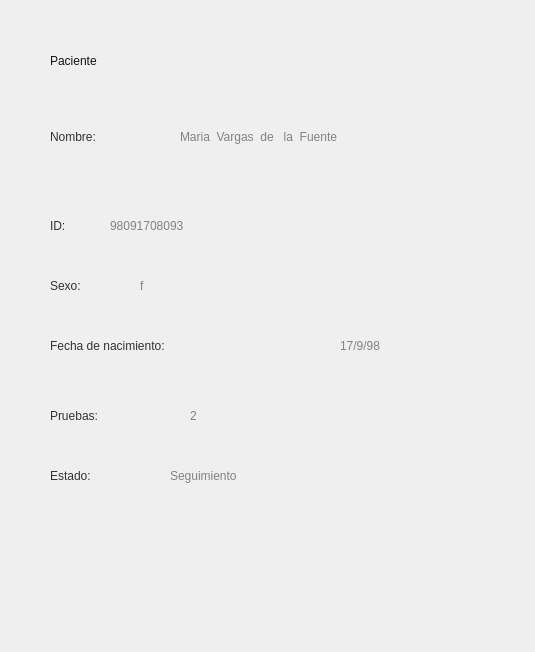
   <widget class="QWidget" name="widget_paciente_datos" native="true">
    <property name="geometry">
     <rect>
      <x>4280</x>
      <y>20</y>
      <width>535</width>
      <height>652</height>
     </rect>
    </property>
    <property name="styleSheet">
     <string notr="true">border-image: url(:/icons/ventana_emergente_4.png);</string>
    </property>
    <widget class="QLabel" name="l_paciente_datos_nombre">
     <property name="geometry">
      <rect>
       <x>180</x>
       <y>130</y>
       <width>311</width>
       <height>81</height>
      </rect>
     </property>
     <property name="styleSheet">
      <string notr="true">border-image: url(:/icons/fondo_transparente.png);
font: 20pt &quot;Alegreya Sans&quot;;
color: rgb(130, 130, 130);</string>
     </property>
     <property name="text">
      <string>Maria  Vargas  de   la  Fuente</string>
     </property>
     <property name="scaledContents">
      <bool>true</bool>
     </property>
     <property name="alignment">
      <set>Qt::AlignLeading|Qt::AlignLeft|Qt::AlignTop</set>
     </property>
    </widget>
    <widget class="QLabel" name="l_paciente_datos_ID">
     <property name="geometry">
      <rect>
       <x>110</x>
       <y>210</y>
       <width>221</width>
       <height>31</height>
      </rect>
     </property>
     <property name="styleSheet">
      <string notr="true">border-image: url(:/icons/fondo_transparente.png);
font: 20pt &quot;Alegreya Sans&quot;;
color: rgb(130, 130, 130);</string>
     </property>
     <property name="text">
      <string>98091708093</string>
     </property>
    </widget>
    <widget class="QLabel" name="l_paciente_datos_sexo">
     <property name="geometry">
      <rect>
       <x>140</x>
       <y>270</y>
       <width>171</width>
       <height>31</height>
      </rect>
     </property>
     <property name="styleSheet">
      <string notr="true">border-image: url(:/icons/fondo_transparente.png);
font: 20pt &quot;Alegreya Sans&quot;;
color: rgb(130, 130, 130);</string>
     </property>
     <property name="text">
      <string>f</string>
     </property>
    </widget>
    <widget class="QLabel" name="l_paciente_datos_fecha_nacimiento">
     <property name="geometry">
      <rect>
       <x>340</x>
       <y>330</y>
       <width>161</width>
       <height>31</height>
      </rect>
     </property>
     <property name="styleSheet">
      <string notr="true">border-image: url(:/icons/fondo_transparente.png);
font: 20pt &quot;Alegreya Sans&quot;;
color: rgb(130, 130, 130);</string>
     </property>
     <property name="text">
      <string>17/9/98</string>
     </property>
    </widget>
    <widget class="QLabel" name="l_paciente_datos_pruebas">
     <property name="geometry">
      <rect>
       <x>190</x>
       <y>400</y>
       <width>61</width>
       <height>31</height>
      </rect>
     </property>
     <property name="styleSheet">
      <string notr="true">border-image: url(:/icons/fondo_transparente.png);
font: 20pt &quot;Alegreya Sans&quot;;
color: rgb(130, 130, 130);</string>
     </property>
     <property name="text">
      <string>2</string>
     </property>
    </widget>
    <widget class="QLabel" name="l_paciente_datos_estado">
     <property name="geometry">
      <rect>
       <x>170</x>
       <y>460</y>
       <width>211</width>
       <height>31</height>
      </rect>
     </property>
     <property name="styleSheet">
      <string notr="true">border-image: url(:/icons/fondo_transparente.png);
font: 20pt &quot;Alegreya Sans&quot;;
color: rgb(130, 130, 130);</string>
     </property>
     <property name="text">
      <string>Seguimiento</string>
     </property>
    </widget>
    <widget class="QLabel_Button" name="pb_widget_paciente_datos_Borrar_paciente">
     <property name="geometry">
      <rect>
       <x>350</x>
       <y>40</y>
       <width>123</width>
       <height>44</height>
      </rect>
     </property>
     <property name="styleSheet">
      <string notr="true">
border-image: url(:/icons/ventana_emergente_4_boton_1.png);</string>
     </property>
     <property name="text">
      <string/>
     </property>
    </widget>
    <widget class="QLabel" name="label_4">
     <property name="geometry">
      <rect>
       <x>50</x>
       <y>40</y>
       <width>151</width>
       <height>41</height>
      </rect>
     </property>
     <property name="styleSheet">
      <string notr="true">border-image: url(:/icons/fondo_transparente.png);
font: 81 20pt &quot;Alegreya Sans SC ExtraBold&quot;;
font: 24pt &quot;Alegreya Sans&quot;;
color: rgb(20, 20, 20);</string>
     </property>
     <property name="text">
      <string>Paciente</string>
     </property>
    </widget>
    <widget class="QLabel" name="label_9">
     <property name="geometry">
      <rect>
       <x>50</x>
       <y>80</y>
       <width>70</width>
       <height>5</height>
      </rect>
     </property>
     <property name="styleSheet">
      <string notr="true">border-image: url(:/icons/filete.png);</string>
     </property>
     <property name="text">
      <string/>
     </property>
    </widget>
    <widget class="QLabel" name="label_43">
     <property name="geometry">
      <rect>
       <x>50</x>
       <y>210</y>
       <width>61</width>
       <height>31</height>
      </rect>
     </property>
     <property name="styleSheet">
      <string notr="true">border-image: url(:/icons/fondo_transparente.png);
font: 57 14pt &quot;Alegreya Sans Medium&quot;;
font: 20pt &quot;Alegreya Sans&quot;;
color: rgb(50, 50, 50);</string>
     </property>
     <property name="text">
      <string>ID:</string>
     </property>
    </widget>
    <widget class="QLabel" name="label_76">
     <property name="geometry">
      <rect>
       <x>50</x>
       <y>130</y>
       <width>131</width>
       <height>81</height>
      </rect>
     </property>
     <property name="styleSheet">
      <string notr="true">border-image: url(:/icons/fondo_transparente.png);
font: 57 14pt &quot;Alegreya Sans Medium&quot;;
font: 20pt &quot;Alegreya Sans&quot;;
color: rgb(50, 50, 50);</string>
     </property>
     <property name="text">
      <string>Nombre:</string>
     </property>
     <property name="alignment">
      <set>Qt::AlignLeading|Qt::AlignLeft|Qt::AlignTop</set>
     </property>
    </widget>
    <widget class="QLabel" name="label_77">
     <property name="geometry">
      <rect>
       <x>50</x>
       <y>270</y>
       <width>81</width>
       <height>31</height>
      </rect>
     </property>
     <property name="styleSheet">
      <string notr="true">border-image: url(:/icons/fondo_transparente.png);
font: 57 14pt &quot;Alegreya Sans Medium&quot;;
font: 20pt &quot;Alegreya Sans&quot;;
color: rgb(50, 50, 50);</string>
     </property>
     <property name="text">
      <string>Sexo:</string>
     </property>
    </widget>
    <widget class="QLabel" name="label_78">
     <property name="geometry">
      <rect>
       <x>50</x>
       <y>330</y>
       <width>271</width>
       <height>31</height>
      </rect>
     </property>
     <property name="styleSheet">
      <string notr="true">border-image: url(:/icons/fondo_transparente.png);
font: 57 14pt &quot;Alegreya Sans Medium&quot;;
font: 20pt &quot;Alegreya Sans&quot;;
color: rgb(50, 50, 50);</string>
     </property>
     <property name="text">
      <string>Fecha de nacimiento:</string>
     </property>
    </widget>
    <widget class="QLabel" name="label_79">
     <property name="geometry">
      <rect>
       <x>50</x>
       <y>400</y>
       <width>121</width>
       <height>31</height>
      </rect>
     </property>
     <property name="styleSheet">
      <string notr="true">border-image: url(:/icons/fondo_transparente.png);
font: 57 14pt &quot;Alegreya Sans Medium&quot;;
font: 20pt &quot;Alegreya Sans&quot;;
color: rgb(50, 50, 50);</string>
     </property>
     <property name="text">
      <string>Pruebas:</string>
     </property>
    </widget>
    <widget class="QLabel" name="label_92">
     <property name="geometry">
      <rect>
       <x>50</x>
       <y>460</y>
       <width>101</width>
       <height>31</height>
      </rect>
     </property>
     <property name="styleSheet">
      <string notr="true">border-image: url(:/icons/fondo_transparente.png);
font: 57 14pt &quot;Alegreya Sans Medium&quot;;
font: 20pt &quot;Alegreya Sans&quot;;
color: rgb(50, 50, 50);</string>
     </property>
     <property name="text">
      <string>Estado:</string>
     </property>
    </widget>
    <widget class="QLabel_Button" name="pb_widget_paciente_datos_Ver_Registro_2">
     <property name="geometry">
      <rect>
       <x>20</x>
       <y>490</y>
       <width>241</width>
       <height>121</height>
      </rect>
     </property>
     <property name="styleSheet">
      <string notr="true">
border-image: url(:/icons/fondo_transparente.png);</string>
     </property>
     <property name="text">
      <string/>
     </property>
    </widget>
    <widget class="QLabel_Button" name="pb_widget_paciente_datos_Ver_Registro">
     <property name="geometry">
      <rect>
       <x>70</x>
       <y>540</y>
       <width>132</width>
       <height>28</height>
      </rect>
     </property>
     <property name="styleSheet">
      <string notr="true">
border-image: url(:/icons/ventana_emergente_4_boton_2.png);</string>
     </property>
     <property name="text">
      <string/>
     </property>
    </widget>
    <widget class="QLabel_Button" name="pb_widget_paciente_datos_Nuevo_Test_2">
     <property name="geometry">
      <rect>
       <x>270</x>
       <y>490</y>
       <width>231</width>
       <height>121</height>
      </rect>
     </property>
     <property name="styleSheet">
      <string notr="true">
border-image: url(:/icons/fondo_transparente.png);</string>
     </property>
     <property name="text">
      <string/>
     </property>
    </widget>
    <widget class="QLabel_Button" name="pb_widget_paciente_datos_Nuevo_Test">
     <property name="geometry">
      <rect>
       <x>330</x>
       <y>540</y>
       <width>112</width>
       <height>28</height>
      </rect>
     </property>
     <property name="styleSheet">
      <string notr="true">
border-image: url(:/icons/ventana_emergente_4_boton_3.png);</string>
     </property>
     <property name="text">
      <string/>
     </property>
    </widget>
   </widget>
